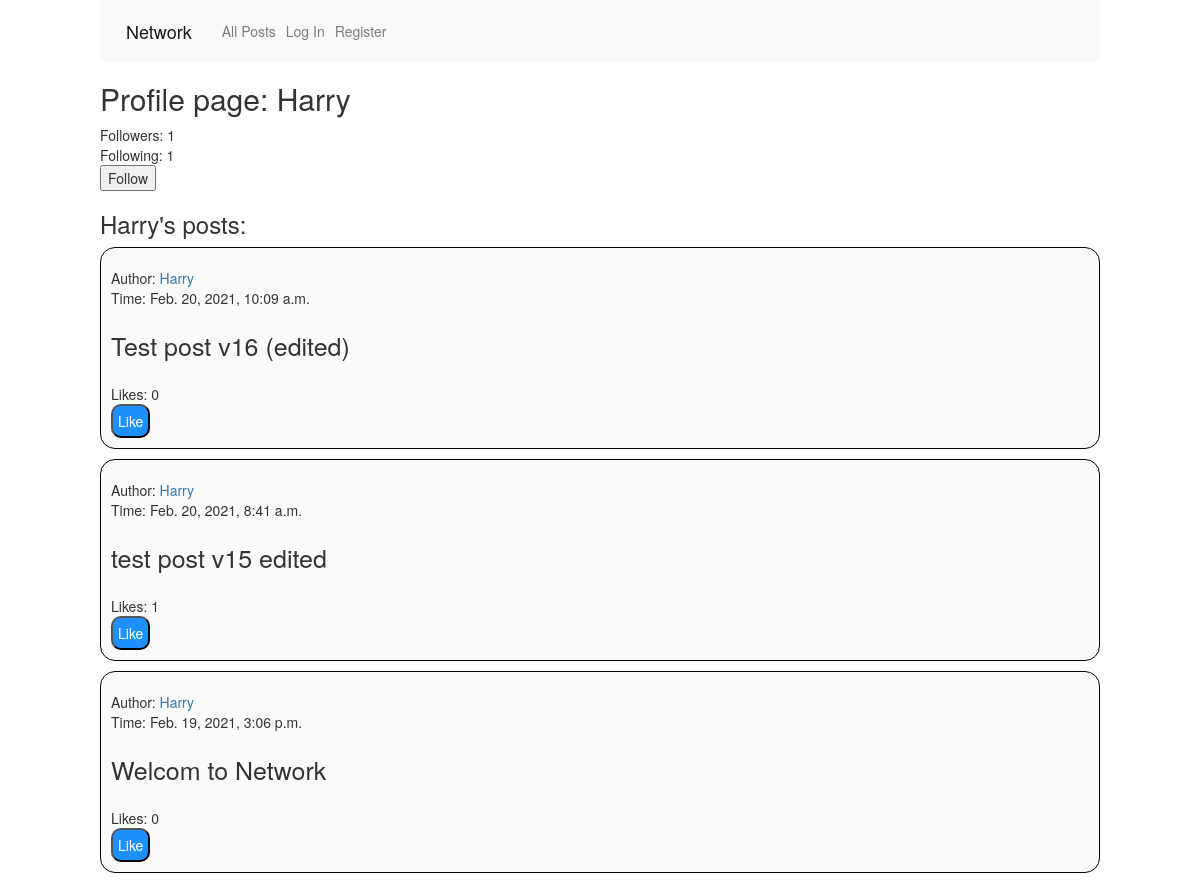
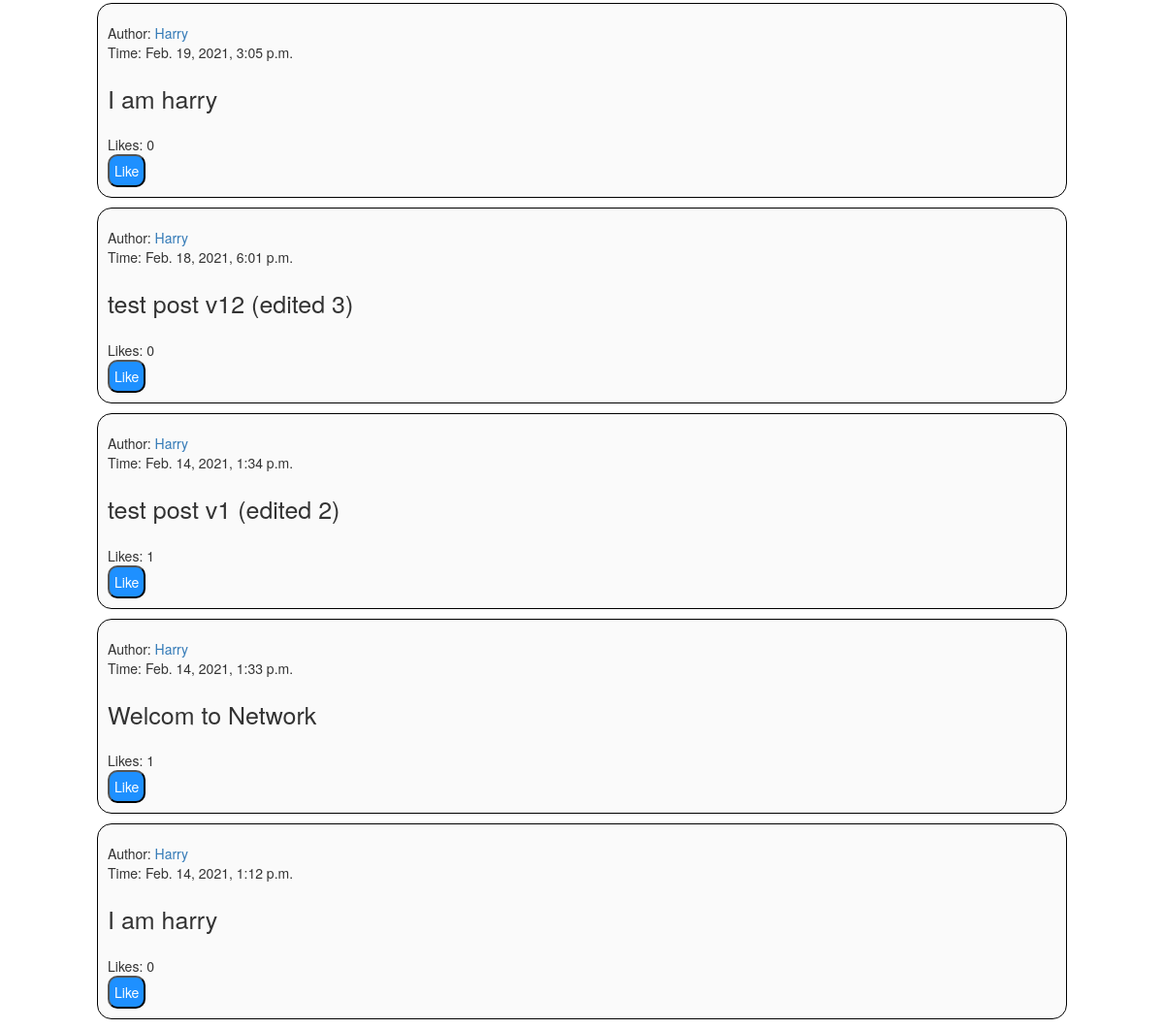
/profile/Harry, run on the app's committed database (2 pictures, top to bottom).
### network/models.py (models this page shows, shortened)
class User(AbstractUser):
    following = models.ManyToManyField('self', related_name="follower", blank=True, symmetrical=False)

class post(models.Model):
    author = models.ForeignKey(User, on_delete=models.CASCADE, related_name="posts")
    text = models.CharField(max_length=250)
    time = models.DateTimeField(auto_now_add=True)
    likes = models.IntegerField(blank= True, null=True, default='0')
    likers = models.ManyToManyField(User, related_name="likedposts", blank=True)

### network/views.py (the view)
# urls.py: path("profile/<str:profileuser>", views.profile, name="profile"),
def profile(request, profileuser):
    profileuser = User.objects.get(username=profileuser)
    followers = profileuser.follower.all().count()
    following = profileuser.following.all().count()
    allpost=post.objects.filter(author=profileuser).order_by("-time")
    paginator = Paginator(allpost, 10)
    pageno = request.GET.get('page')
    pageobj = paginator.get_page(pageno)
    return render(request, "network/profile.html", {
        "post": post.objects.filter(author=profileuser).order_by("-time"),
        "pageobj":pageobj,
        "profileuser": profileuser,
        "followers": followers,
        "following": following,
    })

### network/templates/network/profile.html (shortened to what this page needs)
{% extends "network/layout.html" %}
{% block body %}
    <h2>Profile page: {{profileuser}} </h2>
    <div> Followers: {{followers}}</div>
    <div> Following: {{following}}</div>
    {%if user.id == profileuser.id %}
        You are on your own profile.
    {%else%}
        {%if user in profileuser.follower.all%}
            <form action="{%url 'unfollow'%}" method="post" id="unfollow">
                {% csrf_token %}
                <input type="hidden" name="profileuser" value="{{profileuser}}">
                <input type="hidden" name="user" value="{{user}}">
                <input type="submit" value="Unfollow">
            </form>
        {%else%}
            <form action="{%url 'follow'%}" method="post" id="follow">
                <input type="submit" value="Follow">
            </form>
        {%endif%}
    {%endif%}
    <h3>{{profileuser}}'s posts: </h3>
    {% for post in pageobj%}
    <div id="fullcard">
        <div id="postcard">
            <div>Author: <a href="{%url 'profile' post.author%}">{{post.author}}</a> </div>
            <div>Time: {{post.time}} </div>
            <div id="postcontent">{{post.text}}</div>
            <div id="postlikes">Likes: {{post.likes}} </div>
            {%if user in post.likers.all%}
                <div><button class="unlikebtn"> Unlike </button></div>
                <div style="display: none"><button class="likebtn"> Like </button></div>
            {%else%}
                <div><button class="likebtn"> Like </button></div>
            {%endif%}
        </div>
    </div>
    {%endfor%}
{% endblock %}

### network/static/network/styles.css (style rules this page uses)
body { padding-left: 100px; padding-right: 100px; font-family: Helvetica, Arial, sans-serif; background-image: url("https://cdn.hipwallpaper.com/i/19/95/Y8aXrT.jpg"); }
#postcard { margin-top: 10px; padding: 10px; }
#fullcard { border: 1px solid black; margin-bottom: 10px; background-color: #fafafa; overflow: hidden; border-radius: 15px; }
#postcontent { font-size: 25px; margin-top: 20px; margin-bottom: 20px; }
.likebtn { border-radius: 10px; padding: 5px; color: white; background-color:dodgerblue; }

### data on the page
User: username "Harry"
post: author "Harry", time "Feb. 20, 2021, 10:09 a.m.", text "Test post v16 (edited)", likes "0", shows "Like"
post: author "Harry", time "Feb. 20, 2021, 8:41 a.m.", text "test post v15 edited", likes "1", shows "Like"
post: author "Harry", time "Feb. 19, 2021, 3:06 p.m.", text "Welcom to Network", likes "0", shows "Like"
post: author "Harry", time "Feb. 19, 2021, 3:05 p.m.", text "I am harry", likes "0", shows "Like"
post: author "Harry", time "Feb. 18, 2021, 6:01 p.m.", text "test post v12 (edited 3)", likes "0", shows "Like"
post: author "Harry", time "Feb. 14, 2021, 1:34 p.m.", text "test post v1 (edited 2)", likes "1", shows "Like"
post: author "Harry", time "Feb. 14, 2021, 1:33 p.m.", text "Welcom to Network", likes "1", shows "Like"
post: author "Harry", time "Feb. 14, 2021, 1:12 p.m.", text "I am harry", likes "0", shows "Like"

### other printed values
{{ followers }} "1"
{{ following }} "1"
